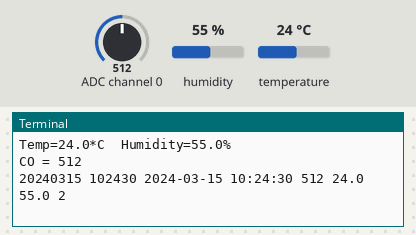
A program run on a simulated Raspberry Pi (BCM pin numbers). Shown: the last lines printed to the terminal. Inputs (shaded band) come from the test bench; at power-on: humidity 55 %, ADC channel 0 = 512, temperature 24 °C (analog values on the 0–1023 scale). The clock reads 2024-03-15 10:24:30 at power-on unless the program sets it; databases and web services accept everything at once and return nothing.

Above: at 1.2 s.
1.3 s: humidity set to 22 %
At 4.3 s:
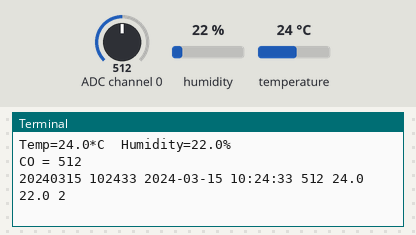
4.7 s: ADC channel 0 set to 716
At 6.2 s:
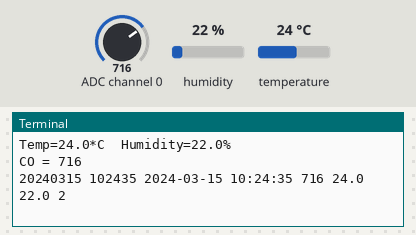
8.1 s: temperature set to 12 °C
At 9.1 s:
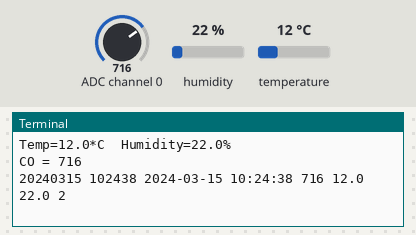
11.5 s: ADC channel 0 set to 900
At 13.6 s:
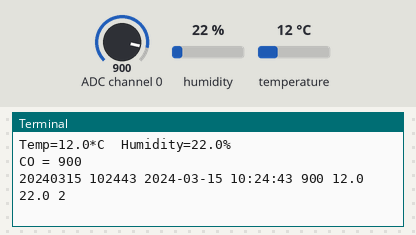
14.9 s: humidity set to 40 %
At 16.5 s:
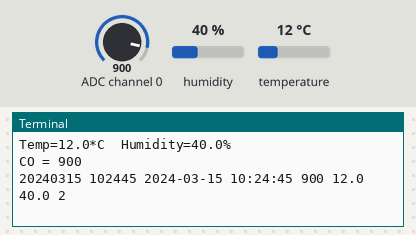
Timing chart, 0 to 18.0 s (numbered marks = the images above; inputs shaded):
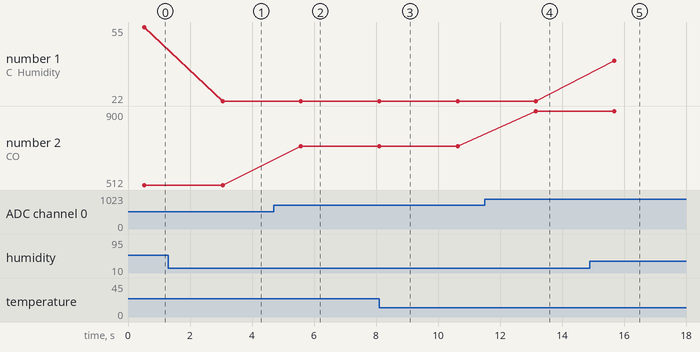

Measured:
- after the input at 1.3 s, the terminal: prints a new line after 1.8 s (image 1)
- after the input at 4.7 s, the terminal: prints a new line after 0.88 s (image 2)
- after the input at 8.1 s, the terminal: prints a new line at once (image 3)
- after the input at 11.5 s, the terminal: prints a new line after 1.7 s (image 4)
- after the input at 14.9 s, the terminal: prints a new line after 0.78 s (image 5)
- plotted number 1: 55 → 22 after the input at 1.3 s, 22 → 40 after the input at 14.9 s
- plotted number 2: 512 → 716 after the input at 4.7 s, 716 → 900 after the input at 11.5 s

The program:

sensor2.py
```python
# This Python file uses the following encoding:utf-8
import RPi.GPIO as GPIO
import sys
import time
import Adafruit_DHT
import spidev
import pymysql

sensor = Adafruit_DHT.DHT11
conn=pymysql.connect(host="220.149.235.54", user="dku18", passwd="1234", db="test")
pin=2

spi=spidev.SpiDev()
spi.open(0,0)
def read_spi(adcchannel): 
  if adcchannel >7 or adcchannel<0:    
    return -1 
  buff=spi.xfer2([1,(8+adcchannel)<<4,0]) 
  adcValue=((buff[1]&3)<<8)+buff[2] 
  return adcValue

adcchannel=0
space=2
delay=2

try :  
  with conn.cursor() as cur :    
    sql="insert into gain(date_pre, date_suf, date, CO, Temperature, Humidity, Place) values(%s, %s, %s, %s, %s, %s, %s)"
    while True:     
      humidity, temperature = Adafruit_DHT.read_retry(sensor, pin)     
      adcvalue=read_spi(adcchannel)     
      if humidity is not None and temperature is not None and adcvalue is not None: 
        print('Temp={0:0.1f}*C  Humidity={1:0.1f}%'.format(temperature, humidity))        
        print('CO = %d'%(adcvalue))       
        print(time.strftime('%Y%m%d', time.localtime()),time.strftime('%H%M%S', time.localtime()), time.strftime('%Y-%m-%d %H:%M:%S', time.localtime()),adcvalue,temperature, humidity, space)     
        cur.execute(sql,(time.strftime('%Y%m%d', time.localtime()),time.strftime('%H%M%S', time.localtime()), time.strftime('%Y-%m-%d %H:%M:%S', time.localtime()),adcvalue,temperature, humidity, space))   
        conn.commit()     
      else :       
        print("Failed to get reading.")     

      time.sleep(delay)

except KeyboardInterrupt: 
  exit()
finally: 
  conn.close()
```
